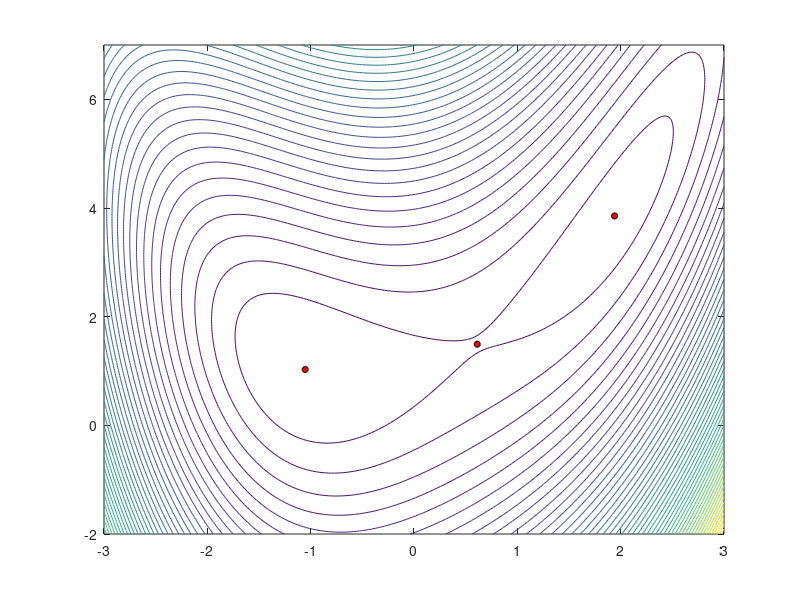

MATLAB code to generate this figure:
[X, Y] = meshgrid(linspace(-3, 3, 200), ...
                  linspace(-2, 7, 300));
Z = @(X, Y) 4 + 4.5*X - 4*Y + X.^2 + 2*Y.^2 - 2*X.*Y + X.^4 - 2*Y.*X.^2;
contour(X, Y, Z(X, Y), 50);
hold on;
scatter([1.941, -1.053, 0.6117],[3.854, 1.028, 1.4929], ...
    20,'r','filled','MarkerEdgeColor','k')
H = @(x) [2+12*x(1)^2-4*x(2), -2-4*x(1); -2-4*x(1), 4];
disp('Hessians')
disp(H([1.941, 3.854]))
disp(H([-1.053, 1.028]))
disp(H([0.6117, 1.4929]))

disp('Hessian Eigenvalues')
disp(eig(H([1.941, 3.854])))
disp(eig(H([-1.053, 1.028])))
disp(eig(H([0.6117, 1.4929])))

disp('f(x)')
disp(Z(1.941, 3.854))
disp(Z(-1.053, 1.028))
disp(Z(0.6117, 1.4929))
set(gcf, 'Color','w');